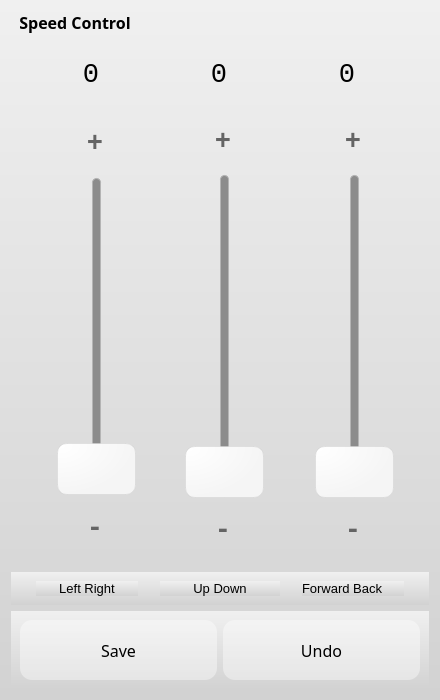
        <widget class="QFrame" name="frame_menu">
         <property name="minimumSize">
          <size>
           <width>440</width>
           <height>700</height>
          </size>
         </property>
         <property name="maximumSize">
          <size>
           <width>16777215</width>
           <height>16777215</height>
          </size>
         </property>
         <property name="styleSheet">
          <string notr="true">background-color: qlineargradient(spread:pad, x1:0, y2:1, x1:0, y2:1, stop:0 rgba(240, 240, 240, 255), stop:1 rgba(210, 210, 210, 255));
border:0px

</string>
         </property>
         <property name="frameShape">
          <enum>QFrame::StyledPanel</enum>
         </property>
         <property name="frameShadow">
          <enum>QFrame::Raised</enum>
         </property>
         <layout class="QVBoxLayout" name="verticalLayout">
          <item>
           <widget class="QFrame" name="frame_Intro_Scan_Pattern">
            <property name="maximumSize">
             <size>
              <width>16777215</width>
              <height>50</height>
             </size>
            </property>
            <property name="palette">
             <palette>
              <active/>
              <inactive/>
              <disabled/>
             </palette>
            </property>
            <property name="styleSheet">
             <string notr="true">background-color: rgba()</string>
            </property>
            <property name="frameShape">
             <enum>QFrame::StyledPanel</enum>
            </property>
            <property name="frameShadow">
             <enum>QFrame::Raised</enum>
            </property>
            <layout class="QHBoxLayout" name="horizontalLayout_4">
             <property name="spacing">
              <number>0</number>
             </property>
             <property name="leftMargin">
              <number>0</number>
             </property>
             <property name="topMargin">
              <number>0</number>
             </property>
             <property name="rightMargin">
              <number>0</number>
             </property>
             <property name="bottomMargin">
              <number>10</number>
             </property>
             <item>
              <widget class="QLabel" name="label_4">
               <property name="maximumSize">
                <size>
                 <width>16777215</width>
                 <height>40</height>
                </size>
               </property>
               <property name="font">
                <font>
                 <family>Segoe UI Semibold</family>
                 <pointsize>12</pointsize>
                 <weight>75</weight>
                 <bold>true</bold>
                </font>
               </property>
               <property name="text">
                <string>  Speed Control</string>
               </property>
              </widget>
             </item>
            </layout>
           </widget>
          </item>
          <item>
           <widget class="QFrame" name="frame_7">
            <property name="styleSheet">
             <string notr="true">background:rgba(0,0,0,0);</string>
            </property>
            <property name="frameShape">
             <enum>QFrame::StyledPanel</enum>
            </property>
            <property name="frameShadow">
             <enum>QFrame::Raised</enum>
            </property>
            <layout class="QHBoxLayout" name="horizontalLayout_58">
             <item>
              <widget class="QLabel" name="label_s_lr">
               <property name="maximumSize">
                <size>
                 <width>102</width>
                 <height>16777215</height>
                </size>
               </property>
               <property name="font">
                <font>
                 <family>Consolas</family>
                 <pointsize>20</pointsize>
                </font>
               </property>
               <property name="text">
                <string>0</string>
               </property>
               <property name="alignment">
                <set>Qt::AlignCenter</set>
               </property>
              </widget>
             </item>
             <item>
              <widget class="QLabel" name="label_s_ud">
               <property name="maximumSize">
                <size>
                 <width>102</width>
                 <height>16777215</height>
                </size>
               </property>
               <property name="font">
                <font>
                 <family>Consolas</family>
                 <pointsize>20</pointsize>
                </font>
               </property>
               <property name="text">
                <string>0</string>
               </property>
               <property name="alignment">
                <set>Qt::AlignCenter</set>
               </property>
              </widget>
             </item>
             <item>
              <widget class="QLabel" name="label_s_fb">
               <property name="maximumSize">
                <size>
                 <width>102</width>
                 <height>16777215</height>
                </size>
               </property>
               <property name="font">
                <font>
                 <family>Consolas</family>
                 <pointsize>20</pointsize>
                </font>
               </property>
               <property name="text">
                <string>0</string>
               </property>
               <property name="alignment">
                <set>Qt::AlignCenter</set>
               </property>
              </widget>
             </item>
            </layout>
           </widget>
          </item>
          <item>
           <widget class="QFrame" name="frame">
            <property name="minimumSize">
             <size>
              <width>0</width>
              <height>460</height>
             </size>
            </property>
            <property name="styleSheet">
             <string notr="true">background:rgba(0,0,0,0);</string>
            </property>
            <property name="frameShape">
             <enum>QFrame::StyledPanel</enum>
            </property>
            <property name="frameShadow">
             <enum>QFrame::Raised</enum>
            </property>
            <layout class="QHBoxLayout" name="horizontalLayout_15">
             <property name="leftMargin">
              <number>11</number>
             </property>
             <property name="topMargin">
              <number>0</number>
             </property>
             <property name="rightMargin">
              <number>0</number>
             </property>
             <property name="bottomMargin">
              <number>0</number>
             </property>
             <item>
              <widget class="QFrame" name="frame_2">
               <property name="minimumSize">
                <size>
                 <width>102</width>
                 <height>0</height>
                </size>
               </property>
               <property name="maximumSize">
                <size>
                 <width>102</width>
                 <height>16777215</height>
                </size>
               </property>
               <property name="frameShape">
                <enum>QFrame::StyledPanel</enum>
               </property>
               <property name="frameShadow">
                <enum>QFrame::Raised</enum>
               </property>
               <layout class="QVBoxLayout" name="verticalLayout_13">
                <property name="spacing">
                 <number>7</number>
                </property>
                <property name="leftMargin">
                 <number>11</number>
                </property>
                <property name="topMargin">
                 <number>11</number>
                </property>
                <property name="rightMargin">
                 <number>11</number>
                </property>
                <property name="bottomMargin">
                 <number>11</number>
                </property>
                <item>
                 <widget class="QPushButton" name="button_speed_plus_lr">
                  <property name="minimumSize">
                   <size>
                    <width>80</width>
                    <height>53</height>
                   </size>
                  </property>
                  <property name="maximumSize">
                   <size>
                    <width>80</width>
                    <height>53</height>
                   </size>
                  </property>
                  <property name="font">
                   <font>
                    <family>Consolas</family>
                    <pointsize>20</pointsize>
                    <weight>75</weight>
                    <bold>true</bold>
                   </font>
                  </property>
                  <property name="styleSheet">
                   <string notr="true">QPushButton {
	color:  rgb(100,100,100);;
	border-radius: 10px;
    /*background:qlineargradient(spread:pad, x1:0, y2:1, x1:0, y2:1, stop:0 rgba(245, 245, 245, 255205), stop:1 rgba(220, 220, 220, 255));*/
	background:qradialgradient(cx:0,cy:0,radius:1,fx:0.05,fy:0.05,stop:0 rgba(205, 205, 205, 0), stop:1 rgba(170, 170, 170, 0));
	border: 1px solid rgba(170,170,170,0);
}
QPushButton::hover {
	background-color: rgb(224, 238, 249);
	color: rgb(100,100,100);
}
QPushButton::pressed {
	background-color:rgba(205, 205, 205, 255);
	color:white;
	
}
</string>
                  </property>
                  <property name="text">
                   <string>+</string>
                  </property>
                 </widget>
                </item>
                <item>
                 <widget class="QSlider" name="verticalSlider_LeftRight">
                  <property name="minimumSize">
                   <size>
                    <width>82</width>
                    <height>0</height>
                   </size>
                  </property>
                  <property name="maximumSize">
                   <size>
                    <width>16777215</width>
                    <height>16777215</height>
                   </size>
                  </property>
                  <property name="styleSheet">
                   <string notr="true">.QSlider {
    min-Width: 80px;
    /*max-height: 80px;*/
	background:rgba(0,0,0,0);
	border: 1px solid rgba(0,0,0,0);
}

.QSlider::groove:vertical {
    border: 1px solid  rgb(180,180,180);
	border-radius: 4px;
    width: 7px;
    background: rgb(140,140,140);
    margin: 0 12px;
}

.QSlider::handle:vertical {
	border-radius: 10px;
    /*background:qlineargradient(spread:pad, x1:0, y2:1, x1:0, y2:1, stop:0 rgba(245, 245, 245, 255), stop:1 rgba(220, 220, 220, 255));*/
	background:qradialgradient(cx:0,cy:0,radius:1,fx:0.05,fy:0.05,stop:0 rgba(255, 255, 255, 255), stop:1 rgba(245, 245, 245, 255));
	border: 1px solid rgba(205,205,205,100);
	width: 50px;
    height: 50px;
    margin: -2px -36px;
}

.QSlider::handle:vertical::hover {
    background: rgb(224, 238, 249);
}

.QSlider::handle:vertical::pressed {
    background: rgba(205, 205, 205, 255);
}</string>
                  </property>
                  <property name="orientation">
                   <enum>Qt::Vertical</enum>
                  </property>
                 </widget>
                </item>
                <item>
                 <widget class="QPushButton" name="button_speed_minus_lr">
                  <property name="minimumSize">
                   <size>
                    <width>80</width>
                    <height>53</height>
                   </size>
                  </property>
                  <property name="maximumSize">
                   <size>
                    <width>80</width>
                    <height>53</height>
                   </size>
                  </property>
                  <property name="font">
                   <font>
                    <family>Consolas</family>
                    <pointsize>20</pointsize>
                    <weight>75</weight>
                    <bold>true</bold>
                   </font>
                  </property>
                  <property name="styleSheet">
                   <string notr="true">QPushButton {
	color:  rgb(100,100,100);;
	border-radius: 10px;
    /*background:qlineargradient(spread:pad, x1:0, y2:1, x1:0, y2:1, stop:0 rgba(245, 245, 245, 255205), stop:1 rgba(220, 220, 220, 255));*/
	background:qradialgradient(cx:0,cy:0,radius:1,fx:0.05,fy:0.05,stop:0 rgba(205, 205, 205, 0), stop:1 rgba(170, 170, 170, 0));
	border: 1px solid rgba(170,170,170,0);
}
QPushButton::hover {
	background-color: rgb(224, 238, 249);
	color: rgb(100,100,100);
}
QPushButton::pressed {
	background-color:rgba(205, 205, 205, 255);
	color:white;
	
}
</string>
                  </property>
                  <property name="text">
                   <string>-</string>
                  </property>
                 </widget>
                </item>
               </layout>
              </widget>
             </item>
             <item>
              <widget class="QFrame" name="frame_3">
               <property name="minimumSize">
                <size>
                 <width>102</width>
                 <height>0</height>
                </size>
               </property>
               <property name="maximumSize">
                <size>
                 <width>102</width>
                 <height>16777215</height>
                </size>
               </property>
               <property name="frameShape">
                <enum>QFrame::StyledPanel</enum>
               </property>
               <property name="frameShadow">
                <enum>QFrame::Raised</enum>
               </property>
               <layout class="QVBoxLayout" name="verticalLayout_14">
                <item>
                 <widget class="QPushButton" name="button_speed_plus_ud">
                  <property name="minimumSize">
                   <size>
                    <width>80</width>
                    <height>53</height>
                   </size>
                  </property>
                  <property name="maximumSize">
                   <size>
                    <width>80</width>
                    <height>53</height>
                   </size>
                  </property>
                  <property name="font">
                   <font>
                    <family>Consolas</family>
                    <pointsize>20</pointsize>
                    <weight>75</weight>
                    <bold>true</bold>
                   </font>
                  </property>
                  <property name="styleSheet">
                   <string notr="true">QPushButton {
	color:  rgb(100,100,100);;
	border-radius: 10px;
    /*background:qlineargradient(spread:pad, x1:0, y2:1, x1:0, y2:1, stop:0 rgba(245, 245, 245, 255205), stop:1 rgba(220, 220, 220, 255));*/
	background:qradialgradient(cx:0,cy:0,radius:1,fx:0.05,fy:0.05,stop:0 rgba(205, 205, 205, 0), stop:1 rgba(170, 170, 170, 0));
	border: 1px solid rgba(170,170,170,0);
}
QPushButton::hover {
	background-color: rgb(224, 238, 249);
	color: rgb(100,100,100);
}
QPushButton::pressed {
	background-color:rgba(205, 205, 205, 255);
	color:white;
	
}
</string>
                  </property>
                  <property name="text">
                   <string>+</string>
                  </property>
                 </widget>
                </item>
                <item>
                 <widget class="QSlider" name="verticalSlider_UpDown">
                  <property name="minimumSize">
                   <size>
                    <width>82</width>
                    <height>0</height>
                   </size>
                  </property>
                  <property name="maximumSize">
                   <size>
                    <width>16777215</width>
                    <height>16777215</height>
                   </size>
                  </property>
                  <property name="styleSheet">
                   <string notr="true">.QSlider {
    min-Width: 80px;
    /*max-height: 80px;*/
	background:rgba(0,0,0,0);
	border: 1px solid rgba(0,0,0,0);
}

.QSlider::groove:vertical {
    border: 1px solid  rgb(180,180,180);
	border-radius: 4px;
    width: 7px;
    background: rgb(140,140,140);
    margin: 0 12px;
}

.QSlider::handle:vertical {
	border-radius: 10px;
    /*background:qlineargradient(spread:pad, x1:0, y2:1, x1:0, y2:1, stop:0 rgba(245, 245, 245, 255), stop:1 rgba(220, 220, 220, 255));*/
	background:qradialgradient(cx:0,cy:0,radius:1,fx:0.05,fy:0.05,stop:0 rgba(255, 255, 255, 255), stop:1 rgba(245, 245, 245, 255));
	border: 1px solid rgba(205,205,205,100);
	width: 50px;
    height: 50px;
    margin: -2px -36px;
}

.QSlider::handle:vertical::hover {
    background: rgb(224, 238, 249);
}

.QSlider::handle:vertical::pressed {
    background: rgba(205, 205, 205, 255);
}</string>
                  </property>
                  <property name="orientation">
                   <enum>Qt::Vertical</enum>
                  </property>
                 </widget>
                </item>
                <item>
                 <widget class="QPushButton" name="button_speed_minus_ud">
                  <property name="minimumSize">
                   <size>
                    <width>80</width>
                    <height>53</height>
                   </size>
                  </property>
                  <property name="maximumSize">
                   <size>
                    <width>80</width>
                    <height>53</height>
                   </size>
                  </property>
                  <property name="font">
                   <font>
                    <family>Consolas</family>
                    <pointsize>20</pointsize>
                    <weight>75</weight>
                    <bold>true</bold>
                   </font>
                  </property>
                  <property name="styleSheet">
                   <string notr="true">QPushButton {
	color:  rgb(100,100,100);;
	border-radius: 10px;
    /*background:qlineargradient(spread:pad, x1:0, y2:1, x1:0, y2:1, stop:0 rgba(245, 245, 245, 255205), stop:1 rgba(220, 220, 220, 255));*/
	background:qradialgradient(cx:0,cy:0,radius:1,fx:0.05,fy:0.05,stop:0 rgba(205, 205, 205, 0), stop:1 rgba(170, 170, 170, 0));
	border: 1px solid rgba(170,170,170,0);
}
QPushButton::hover {
	background-color: rgb(224, 238, 249);
	color: rgb(100,100,100);
}
QPushButton::pressed {
	background-color:rgba(205, 205, 205, 255);
	color:white;
	
}
</string>
                  </property>
                  <property name="text">
                   <string>-</string>
                  </property>
                 </widget>
                </item>
               </layout>
              </widget>
             </item>
             <item>
              <widget class="QFrame" name="frame_4">
               <property name="minimumSize">
                <size>
                 <width>102</width>
                 <height>0</height>
                </size>
               </property>
               <property name="maximumSize">
                <size>
                 <width>102</width>
                 <height>16777215</height>
                </size>
               </property>
               <property name="frameShape">
                <enum>QFrame::StyledPanel</enum>
               </property>
               <property name="frameShadow">
                <enum>QFrame::Raised</enum>
               </property>
               <layout class="QVBoxLayout" name="verticalLayout_15">
                <item>
                 <widget class="QPushButton" name="button_speed_plus_fb">
                  <property name="minimumSize">
                   <size>
                    <width>80</width>
                    <height>53</height>
                   </size>
                  </property>
                  <property name="maximumSize">
                   <size>
                    <width>80</width>
                    <height>53</height>
                   </size>
                  </property>
                  <property name="font">
                   <font>
                    <family>Consolas</family>
                    <pointsize>20</pointsize>
                    <weight>75</weight>
                    <bold>true</bold>
                   </font>
                  </property>
                  <property name="styleSheet">
                   <string notr="true">QPushButton {
	color:  rgb(100,100,100);;
	border-radius: 10px;
    /*background:qlineargradient(spread:pad, x1:0, y2:1, x1:0, y2:1, stop:0 rgba(245, 245, 245, 255205), stop:1 rgba(220, 220, 220, 255));*/
	background:qradialgradient(cx:0,cy:0,radius:1,fx:0.05,fy:0.05,stop:0 rgba(205, 205, 205, 0), stop:1 rgba(170, 170, 170, 0));
	border: 1px solid rgba(170,170,170,0);
}
QPushButton::hover {
	background-color: rgb(224, 238, 249);
	color: rgb(100,100,100);
}
QPushButton::pressed {
	background-color:rgba(205, 205, 205, 255);
	color:white;
	
}
</string>
                  </property>
                  <property name="text">
                   <string>+</string>
                  </property>
                 </widget>
                </item>
                <item>
                 <widget class="QSlider" name="verticalSlider_ForwardBack">
                  <property name="minimumSize">
                   <size>
                    <width>82</width>
                    <height>0</height>
                   </size>
                  </property>
                  <property name="maximumSize">
                   <size>
                    <width>16777215</width>
                    <height>16777215</height>
                   </size>
                  </property>
                  <property name="styleSheet">
                   <string notr="true">.QSlider {
    min-Width: 80px;
    /*max-height: 80px;*/
	background:rgba(0,0,0,0);
	border: 1px solid rgba(0,0,0,0);
}

.QSlider::groove:vertical {
    border: 1px solid  rgb(180,180,180);
	border-radius: 4px;
    width: 7px;
    background: rgb(140,140,140);
    margin: 0 12px;
}

.QSlider::handle:vertical {
	border-radius: 10px;
    /*background:qlineargradient(spread:pad, x1:0, y2:1, x1:0, y2:1, stop:0 rgba(245, 245, 245, 255), stop:1 rgba(220, 220, 220, 255));*/
	background:qradialgradient(cx:0,cy:0,radius:1,fx:0.05,fy:0.05,stop:0 rgba(255, 255, 255, 255), stop:1 rgba(245, 245, 245, 255));
	border: 1px solid rgba(205,205,205,100);
	width: 50px;
    height: 50px;
    margin: -2px -36px;
}

.QSlider::handle:vertical::hover {
    background: rgb(224, 238, 249);
}

.QSlider::handle:vertical::pressed {
    background: rgba(205, 205, 205, 255);
}</string>
                  </property>
                  <property name="orientation">
                   <enum>Qt::Vertical</enum>
                  </property>
                 </widget>
                </item>
                <item>
                 <widget class="QPushButton" name="button_speed_minus_fb">
                  <property name="minimumSize">
                   <size>
                    <width>80</width>
                    <height>53</height>
                   </size>
                  </property>
                  <property name="maximumSize">
                   <size>
                    <width>80</width>
                    <height>53</height>
                   </size>
                  </property>
                  <property name="font">
                   <font>
                    <family>Consolas</family>
                    <pointsize>20</pointsize>
                    <weight>75</weight>
                    <bold>true</bold>
                   </font>
                  </property>
                  <property name="styleSheet">
                   <string notr="true">QPushButton {
	color:  rgb(100,100,100);;
	border-radius: 10px;
    /*background:qlineargradient(spread:pad, x1:0, y2:1, x1:0, y2:1, stop:0 rgba(245, 245, 245, 255205), stop:1 rgba(220, 220, 220, 255));*/
	background:qradialgradient(cx:0,cy:0,radius:1,fx:0.05,fy:0.05,stop:0 rgba(205, 205, 205, 0), stop:1 rgba(170, 170, 170, 0));
	border: 1px solid rgba(170,170,170,0);
}
QPushButton::hover {
	background-color: rgb(224, 238, 249);
	color: rgb(100,100,100);
}
QPushButton::pressed {
	background-color:rgba(205, 205, 205, 255);
	color:white;
	
}
</string>
                  </property>
                  <property name="text">
                   <string>-</string>
                  </property>
                 </widget>
                </item>
               </layout>
              </widget>
             </item>
            </layout>
           </widget>
          </item>
          <item>
           <widget class="QFrame" name="frame_6">
            <property name="minimumSize">
             <size>
              <width>0</width>
              <height>0</height>
             </size>
            </property>
            <property name="maximumSize">
             <size>
              <width>16777215</width>
              <height>91</height>
             </size>
            </property>
            <property name="styleSheet">
             <string notr="true">background:rgab(0,0,0,0);</string>
            </property>
            <property name="frameShape">
             <enum>QFrame::StyledPanel</enum>
            </property>
            <property name="frameShadow">
             <enum>QFrame::Raised</enum>
            </property>
            <layout class="QHBoxLayout" name="horizontalLayout_57">
             <item>
              <widget class="QLabel" name="label_5">
               <property name="minimumSize">
                <size>
                 <width>102</width>
                 <height>0</height>
                </size>
               </property>
               <property name="maximumSize">
                <size>
                 <width>102</width>
                 <height>16777215</height>
                </size>
               </property>
               <property name="font">
                <font>
                 <family>Segoe UI</family>
                 <pointsize>10</pointsize>
                </font>
               </property>
               <property name="text">
                <string>&lt;html&gt;&lt;head/&gt;&lt;body&gt;&lt;p&gt;Left Right&lt;/p&gt;&lt;/body&gt;&lt;/html&gt;</string>
               </property>
               <property name="alignment">
                <set>Qt::AlignCenter</set>
               </property>
              </widget>
             </item>
             <item>
              <widget class="QLabel" name="label_6">
               <property name="minimumSize">
                <size>
                 <width>120</width>
                 <height>0</height>
                </size>
               </property>
               <property name="maximumSize">
                <size>
                 <width>102</width>
                 <height>16777215</height>
                </size>
               </property>
               <property name="font">
                <font>
                 <family>Segoe UI</family>
                 <pointsize>10</pointsize>
                </font>
               </property>
               <property name="text">
                <string>&lt;html&gt;&lt;head/&gt;&lt;body&gt;&lt;p&gt;Up Down&lt;/p&gt;&lt;/body&gt;&lt;/html&gt;</string>
               </property>
               <property name="alignment">
                <set>Qt::AlignCenter</set>
               </property>
              </widget>
             </item>
             <item>
              <widget class="QLabel" name="label_7">
               <property name="minimumSize">
                <size>
                 <width>102</width>
                 <height>0</height>
                </size>
               </property>
               <property name="maximumSize">
                <size>
                 <width>102</width>
                 <height>16777215</height>
                </size>
               </property>
               <property name="font">
                <font>
                 <family>Segoe UI</family>
                 <pointsize>10</pointsize>
                </font>
               </property>
               <property name="text">
                <string>&lt;html&gt;&lt;head/&gt;&lt;body&gt;&lt;p&gt;Forward Back&lt;/p&gt;&lt;/body&gt;&lt;/html&gt;</string>
               </property>
               <property name="alignment">
                <set>Qt::AlignLeading|Qt::AlignLeft|Qt::AlignVCenter</set>
               </property>
              </widget>
             </item>
            </layout>
           </widget>
          </item>
          <item>
           <widget class="QFrame" name="frame_5">
            <property name="minimumSize">
             <size>
              <width>0</width>
              <height>60</height>
             </size>
            </property>
            <property name="styleSheet">
             <string notr="true">background:rgab(0,0,0,0);</string>
            </property>
            <property name="frameShape">
             <enum>QFrame::StyledPanel</enum>
            </property>
            <property name="frameShadow">
             <enum>QFrame::Raised</enum>
            </property>
            <layout class="QHBoxLayout" name="horizontalLayout_18">
             <item>
              <widget class="QPushButton" name="button_save_spd">
               <property name="minimumSize">
                <size>
                 <width>0</width>
                 <height>60</height>
                </size>
               </property>
               <property name="maximumSize">
                <size>
                 <width>16777215</width>
                 <height>60</height>
                </size>
               </property>
               <property name="font">
                <font>
                 <family>Segoe UI Semibold</family>
                 <pointsize>12</pointsize>
                 <weight>50</weight>
                 <bold>false</bold>
                </font>
               </property>
               <property name="layoutDirection">
                <enum>Qt::LeftToRight</enum>
               </property>
               <property name="styleSheet">
                <string notr="true">QPushButton {
	background-color: rgba(255, 255, 255, 100);
	height: 70px;
	border-radius: 12px
}
QPushButton::hover {
	background-color: rgb(224, 238, 249);
}
QPushButton::pressed {
	background-color: rgba(200, 200, 200, 255);
	
}
</string>
               </property>
               <property name="text">
                <string>Save</string>
               </property>
               <property name="icon">
                <iconset>
                 <normaloff>:/icon/Assets/icon/U_H.png</normaloff>:/icon/Assets/icon/U_H.png</iconset>
               </property>
               <property name="iconSize">
                <size>
                 <width>35</width>
                 <height>35</height>
                </size>
               </property>
               <property name="checkable">
                <bool>true</bool>
               </property>
               <property name="checked">
                <bool>false</bool>
               </property>
              </widget>
             </item>
             <item>
              <widget class="QPushButton" name="button_undo_spd">
               <property name="minimumSize">
                <size>
                 <width>0</width>
                 <height>60</height>
                </size>
               </property>
               <property name="maximumSize">
                <size>
                 <width>16777215</width>
                 <height>60</height>
                </size>
               </property>
               <property name="font">
                <font>
                 <family>Segoe UI Semibold</family>
                 <pointsize>12</pointsize>
                 <weight>50</weight>
                 <bold>false</bold>
                </font>
               </property>
               <property name="layoutDirection">
                <enum>Qt::LeftToRight</enum>
               </property>
               <property name="styleSheet">
                <string notr="true">QPushButton {
	background-color: rgba(255, 255, 255, 100);
	height: 70px;
	border-radius: 12px
}
QPushButton::hover {
	background-color: rgb(224, 238, 249);
}
QPushButton::pressed {
	background-color: rgba(200, 200, 200, 255);
	
}
</string>
               </property>
               <property name="text">
                <string>Undo</string>
               </property>
               <property name="icon">
                <iconset>
                 <normaloff>:/icon/Assets/icon/U_H.png</normaloff>:/icon/Assets/icon/U_H.png</iconset>
               </property>
               <property name="iconSize">
                <size>
                 <width>35</width>
                 <height>35</height>
                </size>
               </property>
               <property name="checkable">
                <bool>true</bool>
               </property>
               <property name="checked">
                <bool>false</bool>
               </property>
              </widget>
             </item>
            </layout>
           </widget>
          </item>
         </layout>
        </widget>
